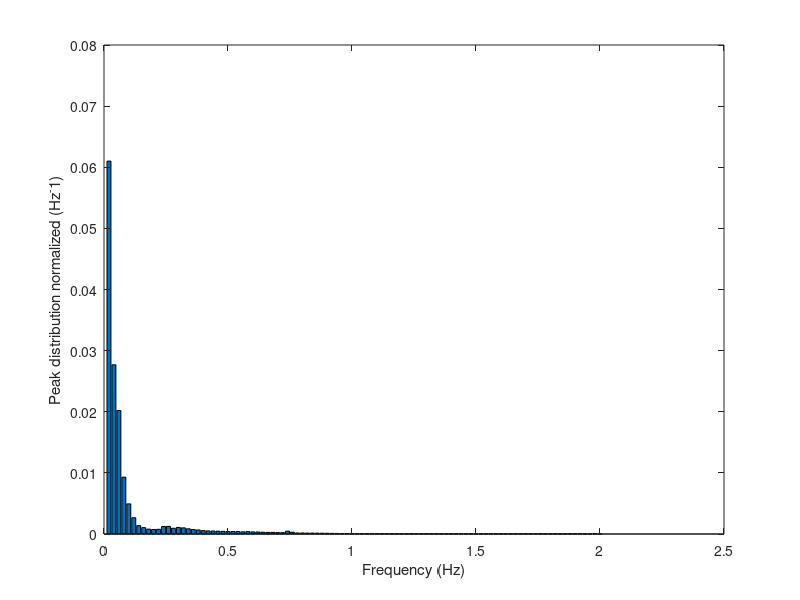

MATLAB code for this plot: (Note: this script raises an error after producing the figure.)
% este script obtiene la forma final del Histograma del espectro de
% potencia
% en las variables freq y amp cargo los vectores de frecuencia y amplitud respectivamente
%% 
freq = load('vector_de_frecuencias.txt');
amp = load('vector_de_amplitudes.txt');


freq_m=[];              % en freq_m se guardan las frecuencias de distinto valor debido a que muchas se repiten
amp_m=[];              % en amp_m se guardan los promedios de las amplitudes de todos los picos de igual frecuencia
i=1;
while i<=length(freq)
    c=find(freq==freq(i));
    amp_m=[amp_m; mean(amp(c))];
    freq_m=[freq_m; freq(i)];
    i=c(end)+1;
end
% se normalizan las amplitudes

amp_m=amp_m/sqrt((sum(amp_m))); % teniendo en cuenta el histograma del paper https://doi.org/10.3389/fphys.2018.01001 figura 2, donde cada barra           
bins=(0:0.02:2)';                                  % está equiespaciada a 0.01, se crea un vector bins que definirá los bordes de cada pico en el eje frecuencial      
amp_fin=[];                                          % y amp_fin tendrá las amplitudes de este último gráfico

j=1;
while j<=(length(bins)-1)
    d=find(freq_m>bins(j) & freq_m<=bins(j+1));
    amp_fin=[amp_fin;sum(amp_m(d))];
    j=j+1;
end

t=13.653333333333332/2;              %(load('frecuencia_remuestreo.txt'))
t=t/2049;

amp_fin=(amp_fin*t)/0.02;
x=(0.02:0.02:2)';
amp_fin = amp_fin(1:100);
figure, bar(x(1:100),amp_fin(1:100))
ylabel('Peak distribution normalized (Hz^-1)')
xlabel('Frequency (Hz)')

%% 
% Buscar las medias y desvíos estándar de las bandas de frecuencia con la
% aplicación curve fitting
%devuelve en fitresult una estructura con los parámetros de las tres gaussianas
%%%%%%%%%%% Con los parámetros de las 3 gaussianas voy a encontrar las
%%%%%%%%%%% cut-off de cada banda de frecuncia (VLF, LF y HF), para esto se
%%%%%%%%%%% igualan las ecuaciones de las gaussianas de VLFcon LF, LF con
%%%%%%%%%%% HF y se llega a dos polinomios cuadrados, con lo cual sus
%%%%%%%%%%% raíces positivas serán las cut-off
% ccoef = zeros(3,1); b = zeros(3,1);
% b(1,1) = fitresult.b1; ccoef(1,1) = fitresult.c1; b(2,1) = fitresult.b2; ccoef(2,1) = fitresult.c2; b(3,1) = fitresult.b3; ccoef(3,1) = fitresult.c3;
% [b,I] = sort(b);
% ccoef = ccoef(I);
save fittedmodel.mat fittedmodel;
save goodness.mat goodness;
save Metodos_ajuste.mat output;

b1 = fittedmodel.b1; c1 = fittedmodel.c1; b2 = fittedmodel.b2; c2 = fittedmodel.c2; b3 = fittedmodel.b3; c3 = fittedmodel.c3;

m1 = 1/(c1^2) - 1/(c2^2);
n1 = b2/((c2^2)/2) - b1/((c1^2)/2);
p1 = (b1^2)/(c1^2) - (b2^2)/(c2^2) - log(c2/c1);

VLF_cut_off = max(roots([m1 n1 p1]));

m2 = 1/(c2^2) - 1/(c3^2);
n2 = b3/((c3^2)/2) - b2/((c2^2)/2);
p2 = (b2^2)/(c2^2) - (b3^2)/(c3^2) - log(c3/c2);

LF_cut_off = min(roots([m2 n2 p2]));

HF_cut_off = b3 + 3*(c3/sqrt(2));    % HF cut-off según el paper se define como la media + 3*(desvío estándar)
Sdeviations = ([c1; c2; c3])/sqrt(2);

Cut_offF = [VLF_cut_off;LF_cut_off;HF_cut_off];
Medias = [b1; b2; b3];
Gaussianas = [Medias Sdeviations];
%% 
save ("Cut_offF.txt","Cut_offF","-ascii");
save ("Gaussianas.txt","Gaussianas","-ascii");